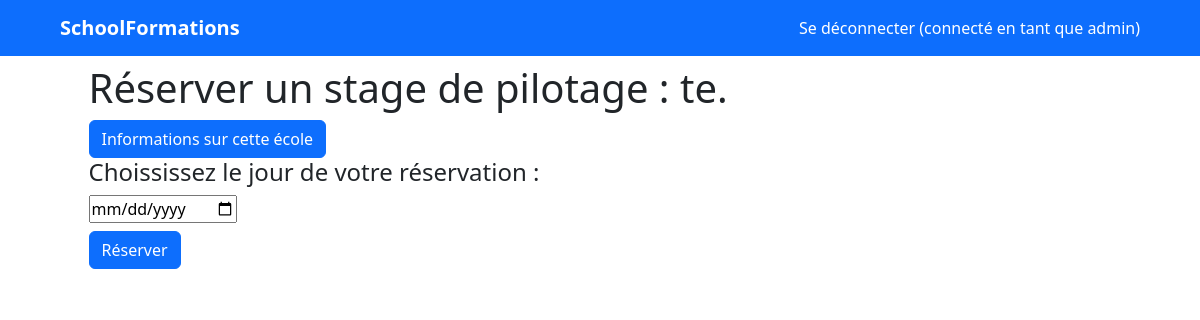
Page /booking/new/1 (signed in) on the earlier database version.
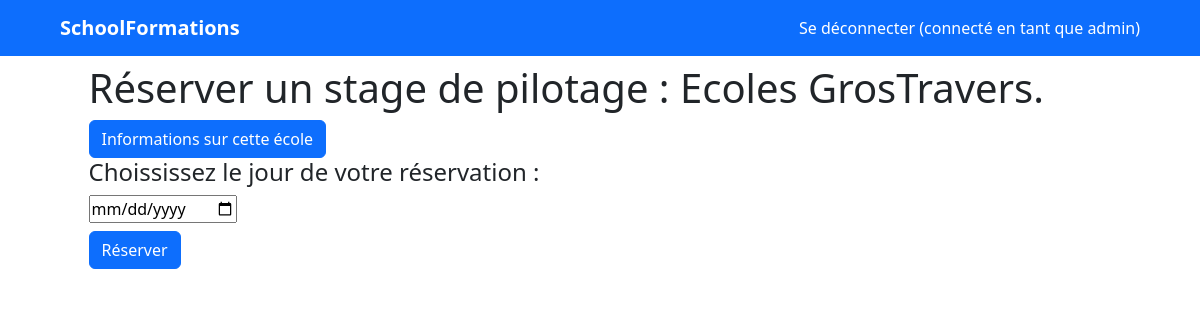
Same page on the later database version.
### schools/models.py (models this page shows)
class School(models.Model):
    name = models.CharField(max_length=100)
    address = models.CharField(max_length=255)
    description = models.TextField()
    reservations = models.ManyToManyField(User, through='Reservation')

### reservations/views.py (the view, shortened to what this page needs)
# urls.py: path('new/<int:school_id>', views.new_booking, name='new_booking'),
def new_booking(request, school_id):
    school = School.objects.get(id=school_id)
    return render(request, 'reservations/new.html', {'school': school})

### templates/reservations/new.html (shortened to what this page needs)
{% extends "layouts.html" %}
{% block content %}
<h1>Réserver un stage de pilotage : {{school.name}}.</h1>
<button class="btn btn-primary"><a class="text-white" href="/schools/details/{{school.id}}">Informations sur cette école</a></button>
<h4>Choississez le jour de votre réservation : </h4>
<form action="" method="post">
    <input class="mb-2" data-provide="datepicker" name="date" type="date"></input><br>
    <input class="btn btn-primary" type="submit" value="Réserver"></input>
</form>
{% endblock %}

Differences in the rows shown:
changed School: name "te" → "Ecoles GrosTravers"
